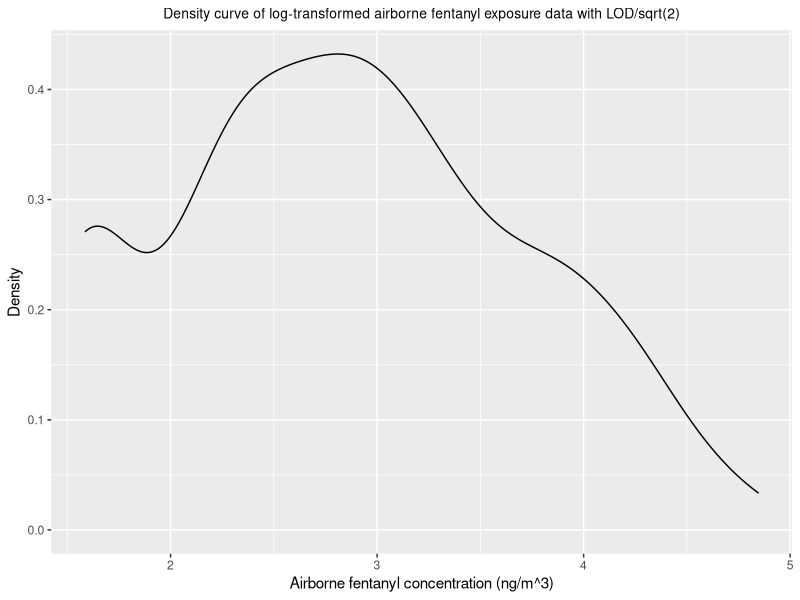
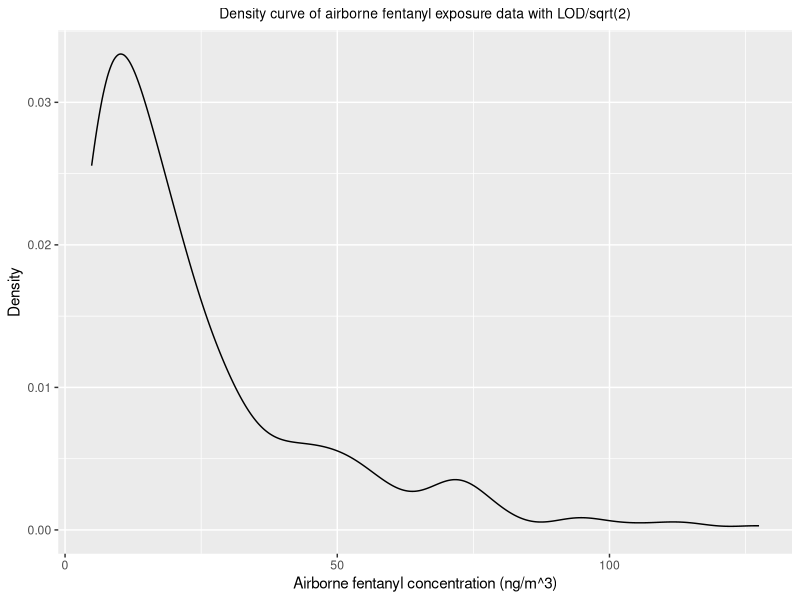
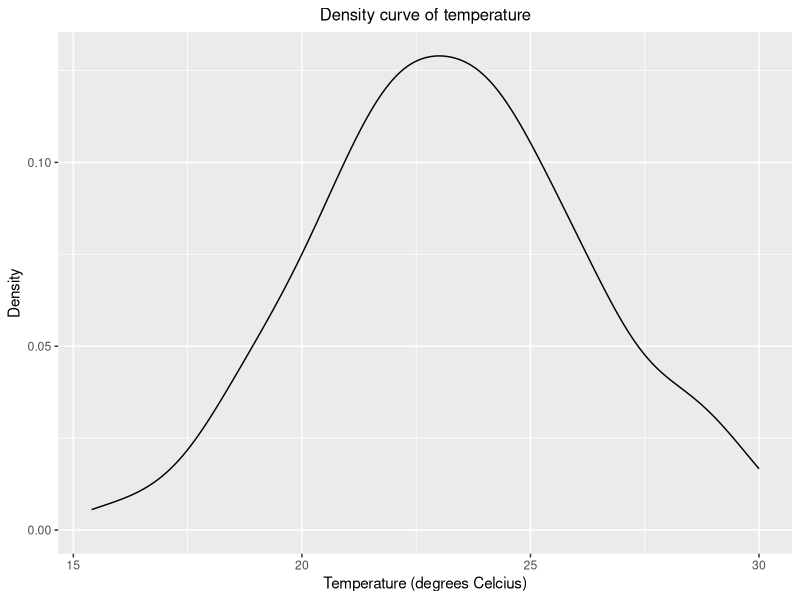
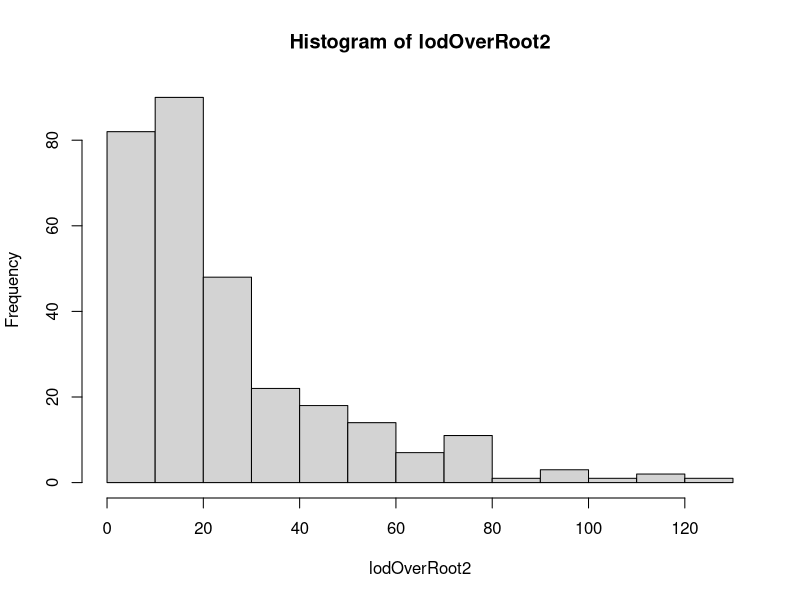
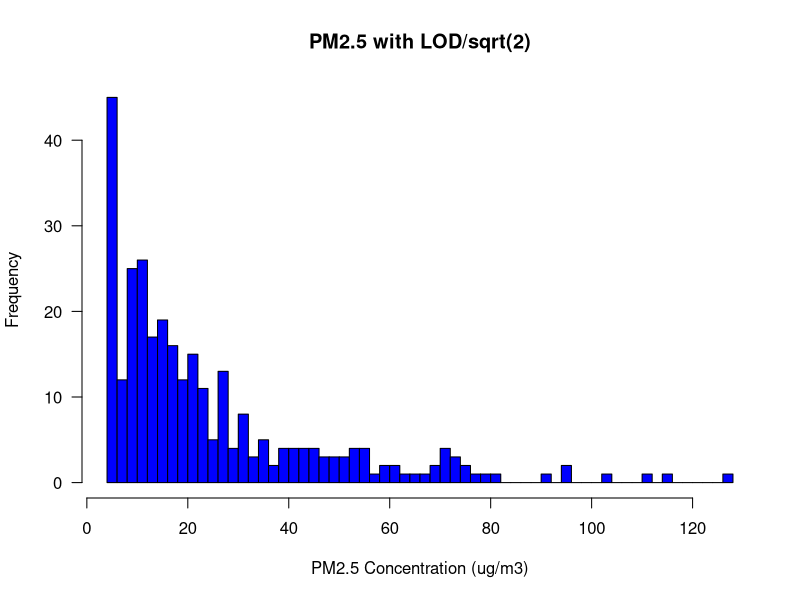

These figures' R source, in order:
##############################################
# This script reads and explores the fentanyl 
# exposure data for Milestone 2
##############################################


### read the airborne fentanyl data
### Note that the data is kept in the data folder; update 
### the file parameter as the datasets are updated
fentanyldata <- read.csv(file = "Data/synthetic_fentanyl_exposure_dataset.csv",
                     header = T,
                     stringsAsFactors = F)

### summarize airborne fentanyl values

summary(fentanyldata$Fentanyl_ng_m3)
mean(fentanyldata$Fentanyl_ng_m3, na.rm = T)

### create an object with the <LOD values replaced with 4/sqrt(2)

LOD <- 6.903

# make a new object with the updated values in it

lodOverRoot2 <- replace(fentanyldata$Fentanyl_ng_m3,
                        list = is.na(fentanyldata$Fentanyl_ng_m3),
                        values = LOD/sqrt(2))

#check summary of the updated data
summary(lodOverRoot2)

### calculate the arithmetic mean, standard deviation, median and 95th percentile of the untransformed PM2.5 values

mean(lodOverRoot2)
sd(lodOverRoot2)
median(lodOverRoot2)
quantile(lodOverRoot2, 0.95)

### log-transform the lodOverRoot2 val;ues and calculate summaries

lodOverRoot2log <- log(lodOverRoot2)

# calculate arithmetic mean, sd, median, and 95th percentile of the log-transformed PM2.5 values
mean(lodOverRoot2log)
sd(lodOverRoot2log)
median(lodOverRoot2log)
quantile(lodOverRoot2log, 0.95)

# calculate the geometric mean, sd, median, and 95th percentile of the log-transformed PM2.5 values

exp(mean(lodOverRoot2log))
exp(sd(lodOverRoot2log))
exp(median(lodOverRoot2log))
exp(quantile(lodOverRoot2log, 0.95))

### Create density plots of the fentanyl exposure data

# load ggplot2
library(ggplot2)

# convert log-transformed and imputed fentanyl exposure data to a dataframe
# for ggplot2
lodOverRoot2logdf <- data.frame(value = lodOverRoot2log)

# create density plot with ggplot2
log_density <- ggplot(lodOverRoot2logdf, aes(x=value)) + 
  geom_density()+
  labs(title="Density curve of log-transformed airborne fentanyl exposure data with LOD/sqrt(2)",
       x="Airborne fentanyl concentration (ng/m^3)", y = "Density") +
  theme(plot.title = element_text(
      hjust = 0.5, 
      size = 10))
log_density

# convert imputed fentanyl exposure data to a dataframe
# for ggplot2
lodOverRoot2df <- data.frame(value = lodOverRoot2)

# create density plot with ggplot2
density <- ggplot(lodOverRoot2df, aes(x=value)) + 
  geom_density() +
  labs(title="Density curve of airborne fentanyl exposure data with LOD/sqrt(2)",
       x="Airborne fentanyl concentration (ng/m^3)", y = "Density")+
  theme(plot.title = element_text(
    hjust = 0.5, 
    size = 10))
density


# create density plot for temperature with ggplot2
temperature_density <- ggplot(fentanyldata, aes(x=Temperature_C)) + 
  geom_density() +
  labs(title="Density curve of temperature",
       x="Temperature (degrees Celcius)", y = "Density")+
  theme(plot.title = element_text(
    hjust = 0.5, 
    size = 12))
temperature_density

### plot a histogram of the transformed values example from tutorial

hist(lodOverRoot2)

# improve the base histogram
hist(lodOverRoot2,
     breaks = 50,
     main = "PM2.5 with LOD/sqrt(2)",
     ylab = "Frequency",
     xlab = "PM2.5 Concentration (ug/m3)",
     col = "blue",
     las = 1)
